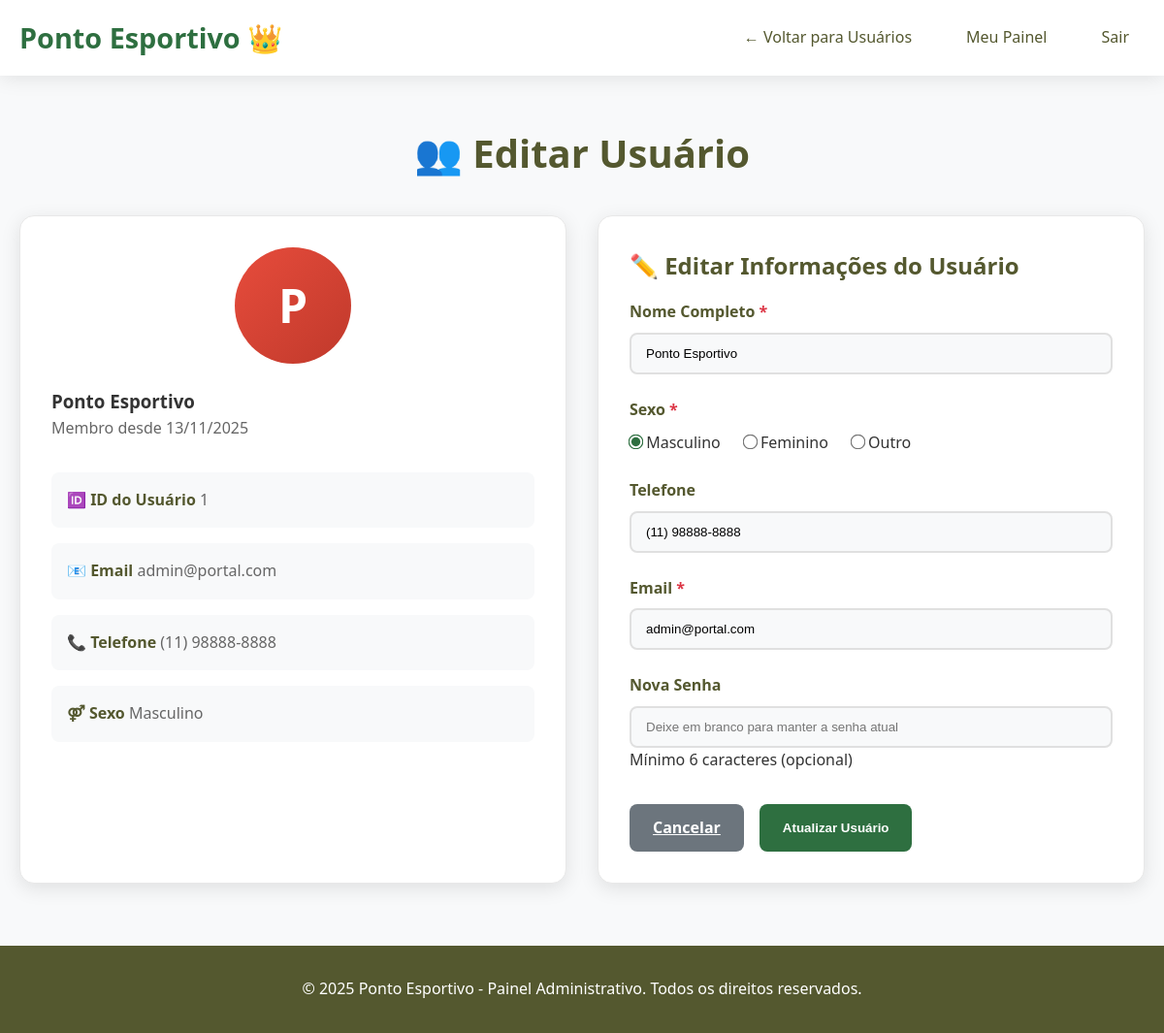
Screenshot of /editar_usuario_admin.php?id=1 (signed in) with the database file from the repository.
### tables this page shows
CREATE TABLE `usuarios` (
  `id` int(11) NOT NULL,
  `nome` varchar(100) NOT NULL,
  `sexo` enum('M','F','O') NOT NULL,
  `fone` varchar(20) DEFAULT NULL,
  `email` varchar(100) NOT NULL,
  `senha` varchar(255) NOT NULL,
  `data_criacao` datetime DEFAULT current_timestamp()
);

### classes/Usuario.php (called while the page is built, shortened)
<?php
class Usuario {
    private $conn;
    private $table_name = "usuarios";
    public function __construct($db) {
        $this->conn = $db;
    }
    public function lerPorId($id) {
        $query = "SELECT id, nome, sexo, fone, email, data_criacao
                 FROM " . $this->table_name . "
                 WHERE id = ?";
        $stmt = $this->conn->prepare($query);
        $stmt->execute([$id]);
        return $stmt->fetch(PDO::FETCH_ASSOC);
    }
}
?>

### editar_usuario_admin.php (the view, shortened to what this page needs)
<?php
include_once './config/config.php';
include_once './classes/Usuario.php';
$usuario = new Usuario($db);
$usuario_id = $_GET['id'];
$usuario_editar = $usuario->lerPorId($usuario_id);
?>
<!DOCTYPE html>
<html lang="pt-BR">
<head>
    <link rel="stylesheet" href="css/editar_perfil.css">
</head>
<body>
    <header>
        <div class="container">
            <div class="header-content">
                <div class="logo">
                    <h1>Ponto Esportivo 👑</h1>
                </div>
                <div class="nav-links">
                    <a href="admin_usuarios.php">← Voltar para Usuários</a>
                    <a href="meu_painel.php">Meu Painel</a>
                    <a href="logout.php">Sair</a>
                </div>
            </div>
        </div>
    </header>
    <main class="container">
        <div class="page-header admin-header">
            <h2>👥 Editar Usuário</h2>
        </div>
        <div class="profile-container">
            <div class="user-info">
                <div class="user-avatar" style="background: linear-gradient(135deg, #e74c3c, #c0392b);">
                    <?php echo strtoupper(substr($usuario_editar['nome'], 0, 1)); ?>
                </div>
                <h3><?php echo htmlspecialchars($usuario_editar['nome']); ?></h3>
                <p style="color: #666; margin-bottom: 2rem;">Membro desde <?php echo date('d/m/Y', strtotime($usuario_editar['data_criacao'])); ?></p>
                <div class="user-details">
                    <div class="user-detail">
                        <strong>🆔 ID do Usuário</strong>
                        <span><?php echo $usuario_editar['id']; ?></span>
                    </div>
                    <div class="user-detail">
                        <strong>📧 Email</strong>
                        <span><?php echo htmlspecialchars($usuario_editar['email']); ?></span>
                    </div>
                    <div class="user-detail">
                        <strong>📞 Telefone</strong>
                        <span><?php echo $usuario_editar['fone'] ? htmlspecialchars($usuario_editar['fone']) : 'Não informado'; ?></span>
                    </div>
                    <div class="user-detail">
                        <strong>⚤ Sexo</strong>
                        <span>
                            <?php
                            switch($usuario_editar['sexo']) {
                                case 'M': echo 'Masculino'; break;
                            }
                            ?>
                        </span>
                    </div>
                </div>
            </div>
            <div class="form-section">
                <h3>✏️ Editar Informações do Usuário</h3>
                <form method="POST">
                    <div class="form-group">
                        <label for="nome" class="form-label required">Nome Completo</label>
                        <input type="text"
                               class="form-control"
                               id="nome"
                               name="nome"
                               value="<?php echo htmlspecialchars($usuario_editar['nome']); ?>"
                               required>
                    </div>
                    <div class="form-group">
                        <label class="form-label required">Sexo</label>
                        <div class="radio-group">
                            <div class="radio-option">
                                <input type="radio" id="sexo_m" name="sexo" value="M"
                                       <?php echo ($usuario_editar['sexo'] == 'M') ? 'checked' : ''; ?> required>
                                <label for="sexo_m">Masculino</label>
                            </div>
                            <div class="radio-option">
                                <input type="radio" id="sexo_f" name="sexo" value="F"
                                       <?php echo ($usuario_editar['sexo'] == 'F') ? 'checked' : ''; ?>>
                                <label for="sexo_f">Feminino</label>
                            </div>
                            <div class="radio-option">
                                <input type="radio" id="sexo_o" name="sexo" value="O"
                                       <?php echo ($usuario_editar['sexo'] == 'O') ? 'checked' : ''; ?>>
                                <label for="sexo_o">Outro</label>
                            </div>
                        </div>
                    </div>
                    <div class="form-group">
                        <label for="fone" class="form-label">Telefone</label>
                        <input type="tel"
                               class="form-control"
                               id="fone"
                               name="fone"
                               value="<?php echo $usuario_editar['fone'] ? htmlspecialchars($usuario_editar['fone']) : ''; ?>"
                               placeholder="(11) 99999-9999">
                    </div>
                    <div class="form-group">
                        <label for="email" class="form-label required">Email</label>
                        <input type="email"
                               class="form-control"
                               id="email"
                               name="email"
                               value="<?php echo htmlspecialchars($usuario_editar['email']); ?>"
                               required>
                    </div>
                    <div class="form-group">
                        <label for="nova_senha" class="form-label">Nova Senha</label>
                        <input type="password"
                               class="form-control"
                               id="nova_senha"
                               name="nova_senha"
                               placeholder="Deixe em branco para manter a senha atual">
                        <div class="form-text">Mínimo 6 caracteres (opcional)</div>
                    </div>
                    <div class="form-actions">
                        <a href="admin_usuarios.php" class="btn btn-secondary">Cancelar</a>
                        <button type="submit" name="atualizar_usuario" class="btn btn-primary">
                            Atualizar Usuário
                        </button>
                    </div>
                </form>
            </div>
        </div>
    </main>
    <footer>
        <div class="container">
            <p>&copy; <?php echo date('Y'); ?> Ponto Esportivo - Painel Administrativo. Todos os direitos reservados.</p>
        </div>
    </footer>
</body>
</html>

### css/editar_perfil.css (style rules this page uses)
* { margin: 0; padding: 0; box-sizing: border-box; }
:root { --primary: #2E6F40; --primary-dark: #54582F; --secondary: #636B2F; --light-gray: #f8f9fa; --white: #fff; --text: #333; }
body { font-family: 'Segoe UI', Tahoma, Geneva, Verdana, sans-serif; background: var(--light-gray); color: var(--text); line-height: 1.6; }
.container { max-width: 1200px; margin: 0 auto; padding: 0 20px; }
header { background: white; box-shadow: 0 2px 20px rgba(0,0,0,0.1); padding: 1rem 0; position: sticky; top: 0; z-index: 100; }
.header-content { display: flex; justify-content: space-between; align-items: center; }
.logo h1 { color: var(--primary); font-size: 1.8rem; font-weight: 700; }
.nav-links { display: flex; align-items: center; gap: 1.5rem; }
.nav-links a { color: var(--primary-dark); text-decoration: none; font-weight: 500; padding: 0.5rem 1rem; border-radius: 8px; transition: all 0.3s ease; }
.page-header { text-align: center; margin: 3rem 0 2rem; }
.page-header h2 { font-size: 2.5rem; color: var(--primary-dark); margin-bottom: 0.5rem; }
.profile-container { display: grid; grid-template-columns: 1fr 1fr; gap: 2rem; }
.form-section, .user-info { background: white; border-radius: 15px; padding: 2rem; border: 1px solid #e8e8e8; box-shadow: 0 5px 20px rgba(0,0,0,0.1); }
.form-section h3 { color: var(--primary-dark); font-size: 1.5rem; margin-bottom: 1rem; }
.form-group { margin-bottom: 1.5rem; }
.form-label { font-weight: 600; margin-bottom: 0.5rem; display: block; color: var(--primary-dark); }
.required::after { content: " *"; color: #dc3545; }
.form-control { width: 100%; padding: 12px 15px; background: var(--light-gray); border: 2px solid #e0e0e0; border-radius: 8px; transition: all 0.3s ease; }
.radio-group { display: flex; gap: 1.5rem; }
.radio-option input { transform: scale(1.2); accent-color: var(--primary); }
.form-actions { display: flex; gap: 1rem; margin-top: 2rem; }
.btn { padding: 12px 24px; border-radius: 8px; font-weight: 600; cursor: pointer; border: none; transition: all 0.3s ease; }
.btn-primary { background: var(--primary); color: white; }
.btn-secondary { background: #6c757d; color: white; }
.user-avatar { width: 120px; height: 120px; border-radius: 50%; background: linear-gradient(135deg, var(--secondary) 0%, var(--primary) 100%); color: white; font-size: 3rem; font-weight: 700; margin: 0 auto 1.5rem; display: flex; align-items: center; justify-content: center; }
.user-detail { padding: 1rem; background: var(--light-gray); border-radius: 8px; margin-bottom: 1rem; }
.user-detail strong { color: var(--primary-dark); }
.user-detail span { color: #666; }
footer { background: var(--primary-dark); color: white; padding: 2rem 0; margin-top: 4rem; text-align: center; }

### rows the page displays
usuarios: nome "P", nome "Ponto Esportivo", data_criacao "13/11/2025", id "1", email "admin@portal.com", fone "(11) 98888-8888", sexo "☑ Masculino", sexo "☐ Feminino", sexo "☐ Outro"
